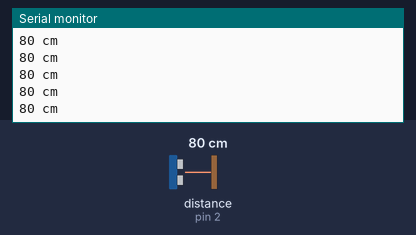
Recording of a sketch running on a simulated Arduino Uno, built with avr-gcc and run on an emulated ATmega328P. Shown: the last lines printed to the serial monitor. Wiring (inferred from the names in the program): ultrasonic range finder: trigger pin 3; echo pin 2. The test bench sets the inputs (shaded band); at power-on: distance to the obstacle (sensor on pin 2) 80 cm. The echo pulse lasts 58.3 µs per cm.

Above: at 1.2 s.
1.3 s: distance to the obstacle (sensor on pin 2) set to 2 cm
At 1.48 s:
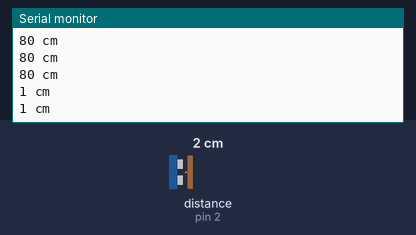
2.8 s: distance to the obstacle (sensor on pin 2) set to 4 cm
At 2.89 s:
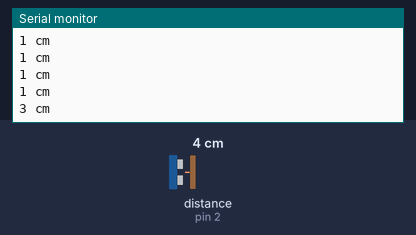
Timing chart, 0 to 5.8 s (numbered marks = the images above; inputs shaded):
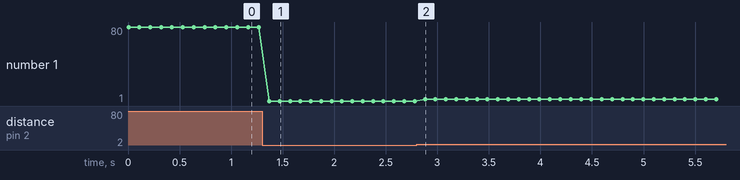

Measured:
- after the input at 1.3 s, the serial monitor: prints a new line after 0.07 s (image 1)
- after the input at 2.8 s, the serial monitor: prints a new line after 0.08 s (image 2)
- plotted number 1: 80 → 1 after the input at 1.3 s, 1 → 3 after the input at 2.8 s

The sketch:

UZ.ino
```cpp
int echoPin = 2;
int trigPin = 3;

void setup() {
    Serial.begin (57600);
    pinMode(trigPin, OUTPUT);
    pinMode(echoPin, INPUT);
}

void loop() {
    int duration, cm;
    digitalWrite(trigPin, LOW);
    delayMicroseconds(2);
    digitalWrite(trigPin, HIGH);
    delayMicroseconds(10);
    digitalWrite(trigPin, LOW);
    duration = pulseIn(echoPin, HIGH);
    cm = duration / 58;
    if (cm>0){
    Serial.print(cm);
    Serial.println(" cm"); }
    delay(100);
}
```
